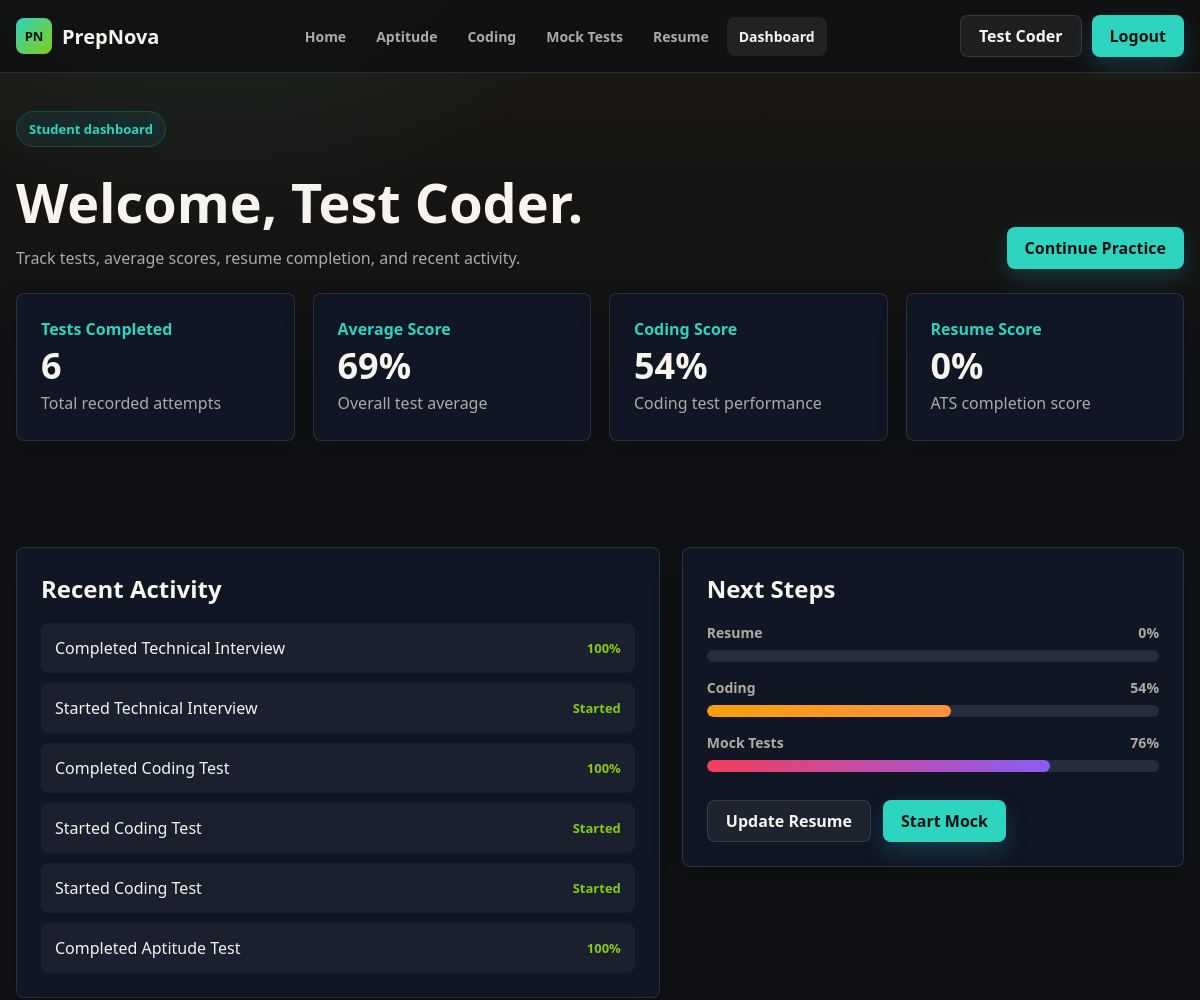
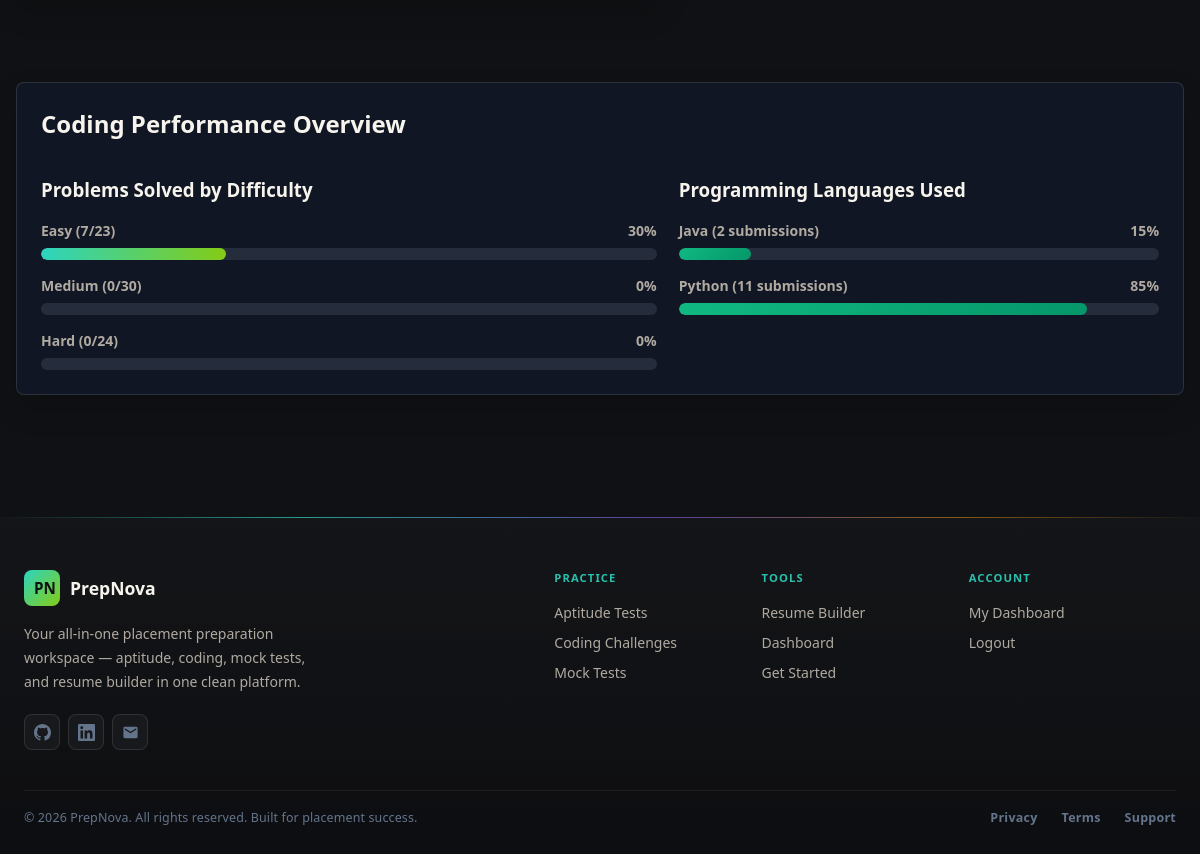
The app's page /dashboard/ (signed in) with its own data (2 pictures, top to bottom).
### myapp/models.py (models this page shows, shortened)
class Activity(models.Model):
    user = models.ForeignKey(settings.AUTH_USER_MODEL, on_delete=models.CASCADE)
    title = models.CharField(max_length=160)
    status = models.CharField(max_length=40, default='Completed')
    created_at = models.DateTimeField(auto_now_add=True)
    class Meta:
        ordering = ['-created_at']

### myapp/views.py (the view)
# urls.py: path('dashboard/', views.dashboard, name='dashboard'),
@login_required(login_url='login')
def dashboard(request):
    ensure_default_tests()
    attempts = TestAttempt.objects.filter(user=request.user)
    completed_attempts = attempts.filter(status=TestAttempt.COMPLETED)
    completed_tests = completed_attempts.count()
    average_score = completed_attempts.aggregate(score=Avg('score'))['score'] or 0
    coding_score = completed_attempts.filter(test__category=PrepTest.CODING).aggregate(score=Avg('score'))['score'] or 0
    mock_score = completed_attempts.filter(test__category=PrepTest.MOCK).aggregate(score=Avg('score'))['score'] or 0
    resume = Resume.objects.filter(user=request.user).first()
    activities = Activity.objects.filter(user=request.user)[:6]
    coding_stats = get_coding_stats(request.user)
    context = {
        'completed_tests': completed_tests,
        'average_score': round(average_score),
        'coding_score': round(coding_score),
        'mock_score': round(mock_score),
        'resume_score': resume.ats_score if resume else 0,
        'activities': activities,
        'coding_stats': coding_stats,
    }
    return render(request, 'dashboard.html', context)

### myapp/views.py (called while the page is built, shortened)
def ensure_default_tests():
    for test in DEFAULT_TESTS:
        PrepTest.objects.get_or_create(title=test['title'], category=test['category'], defaults=test)
    ensure_default_aptitude_questions()
    ensure_default_coding_questions()

def ensure_default_aptitude_questions():
    aptitude_tests = PrepTest.objects.filter(category__in=[PrepTest.APTITUDE, PrepTest.MOCK], is_active=True)
    for test in aptitude_tests:
        if test.title == 'Coding Test':
            continue
        if test.aptitude_questions.exists():
            continue

### myapp/template/dashboard.html (shortened to what this page needs)
{% extends "base.html" %}
{% block content %}
  <section class="dashboard-shell">
    <div class="dashboard-top">
      <div>
        <div class="eyebrow">Student dashboard</div>
        <h1>Welcome, {{ request.user.first_name|default:request.user.username }}.</h1>
        <p>Track tests, average scores, resume completion, and recent activity.</p>
      </div>
      <a class="btn btn-primary" href="{% url 'getstarted' %}">Continue Practice</a>
    </div>
    <div class="grid four">
      <div class="metric-card">
        <span>Tests Completed</span>
        <strong>{{ completed_tests }}</strong>
        <p>Total recorded attempts</p>
      </div>
      <div class="metric-card">
        <span>Average Score</span>
        <strong>{{ average_score }}%</strong>
        <p>Overall test average</p>
      </div>
      <div class="metric-card">
        <span>Coding Score</span>
        <strong>{{ coding_score }}%</strong>
        <p>Coding test performance</p>
      </div>
      <div class="metric-card">
        <span>Resume Score</span>
        <strong>{{ resume_score }}%</strong>
        <p>ATS completion score</p>
      </div>
    </div>
  </section>
  <section class="section-shell">
    <div class="split-layout">
      <div class="activity-panel">
        <h2 class="panel-title">Recent Activity</h2>
        <div class="activity-list">
          {% for activity in activities %}
            <div class="activity-item">
              <p>{{ activity.title }}</p>
              <span>{{ activity.status }}</span>
            </div>
          {% empty %}
            <div class="activity-item">
              <p>No activity yet. Start a test or save your resume.</p>
              <span>New</span>
            </div>
          {% endfor %}
        </div>
      </div>
      <aside class="panel">
        <h2 class="panel-title">Next Steps</h2>
        <div class="progress-list">
          <div class="progress-item">
            <div class="progress-meta"><span>Resume</span><span>{{ resume_score|default:0 }}%</span></div>
            <div class="progress-track"><div class="progress-fill" data-progress="{{ resume_score|default:0 }}"></div></div>
          </div>
          <div class="progress-item">
            <div class="progress-meta"><span>Coding</span><span>{{ coding_score|default:0 }}%</span></div>
            <div class="progress-track"><div class="progress-fill amber" data-progress="{{ coding_score|default:0 }}"></div></div>
          </div>
          <div class="progress-item">
            <div class="progress-meta"><span>Mock Tests</span><span>{{ mock_score|default:0 }}%</span></div>
            <div class="progress-track"><div class="progress-fill rose" data-progress="{{ mock_score|default:0 }}"></div></div>
          </div>
        </div>
        <div class="hero-actions">
          <a class="btn btn-ghost" href="{% url 'resume' %}">Update Resume</a>
          <a class="btn btn-primary" href="{% url 'mocktest' %}">Start Mock</a>
        </div>
      </aside>
    </div>
  </section>
  <section class="section-shell">
    <div class="panel">
      <h2 class="panel-title">Coding Performance Overview</h2>
      <div class="split-layout">
        <div>
          <h3>Problems Solved by Difficulty</h3>
          <div class="progress-list" style="margin-top: 1rem;">
            <div class="progress-item">
              <div class="progress-meta"><span>Easy ({{ coding_stats.easy_solved|default:0 }}/{{ coding_stats.easy_total|default:0 }})</span><span>{{ coding_stats.easy_percent|default:0 }}%</span></div>
              <div class="progress-track"><div class="progress-fill" data-progress="{{ coding_stats.easy_percent|default:0 }}"></div></div>
            </div>
            <div class="progress-item">
              <div class="progress-meta"><span>Medium ({{ coding_stats.medium_solved|default:0 }}/{{ coding_stats.medium_total|default:0 }})</span><span>{{ coding_stats.medium_percent|default:0 }}%</span></div>
              <div class="progress-track"><div class="progress-fill amber" data-progress="{{ coding_stats.medium_percent|default:0 }}"></div></div>
            </div>
            <div class="progress-item">
              <div class="progress-meta"><span>Hard ({{ coding_stats.hard_solved|default:0 }}/{{ coding_stats.hard_total|default:0 }})</span><span>{{ coding_stats.hard_percent|default:0 }}%</span></div>
              <div class="progress-track"><div class="progress-fill rose" data-progress="{{ coding_stats.hard_percent|default:0 }}"></div></div>
            </div>
          </div>
        </div>
        <div>
          <h3>Programming Languages Used</h3>
          {% if coding_stats.languages %}
            <div class="progress-list" style="margin-top: 1rem;">
              {% for lang in coding_stats.languages %}
                <div class="progress-item">
                  <div class="progress-meta"><span>{{ lang.name }} ({{ lang.count }} submissions)</span><span>{{ lang.percent }}%</span></div>
                  <div class="progress-track"><div class="progress-fill" style="width: {{ lang.percent }}%; background: linear-gradient(135deg, #10b981 0%, #059669 100%);"></div></div>
                </div>
              {% endfor %}
            </div>
          {% else %}
            <p style="margin-top: 1rem; color: var(--text-muted);">No coding questions solved yet. Start practicing to see language breakdown!</p>
          {% endif %}
        </div>
      </div>
    </div>
  </section>
{% endblock %}

### myapp/template/base.html (shortened to what this page needs)
{% load static %}
<!DOCTYPE html>
<html lang="en">
<head>
  <link rel="stylesheet" href="{% static 'index.css' %}?v=4">
</head>
<body class="{% block body_class %}{% endblock %}">
  <header class="site-header">
    <nav class="nav-shell" aria-label="Primary navigation">
      <a class="brand" href="{% url 'first' %}" aria-label="PrepNova home">
        <span class="brand-mark">PN</span>
        <span>PrepNova</span>
      </a>
      <div class="nav-links" id="primaryNav">
        <a href="{% url 'first' %}" class="{% if request.resolver_match.url_name == 'first' %}is-active{% endif %}">Home</a>
        <a href="{% url 'aptitude' %}" class="{% if request.resolver_match.url_name == 'aptitude' %}is-active{% endif %}">Aptitude</a>
        <a href="{% url 'coding' %}" class="{% if request.resolver_match.url_name == 'coding' %}is-active{% endif %}">Coding</a>
        <a href="{% url 'mocktest' %}" class="{% if request.resolver_match.url_name == 'mocktest' %}is-active{% endif %}">Mock Tests</a>
        <a href="{% url 'resume' %}" class="{% if request.resolver_match.url_name == 'resume' %}is-active{% endif %}">Resume</a>
        <a href="{% url 'dashboard' %}" class="{% if request.resolver_match.url_name == 'dashboard' %}is-active{% endif %}">Dashboard</a>
      </div>
      <div class="nav-actions">
        {% if request.user.is_authenticated %}
          <a class="btn btn-ghost" href="{% url 'dashboard' %}">{{ request.user.first_name|default:request.user.username|truncatechars:16 }}</a>
          <a class="btn btn-primary" href="{% url 'logout' %}">Logout</a>
        {% endif %}
      </div>
    </nav>
  </header>
  <main>
    {% block content %}{% endblock %}
  </main>
  <footer class="site-footer">
    <div class="footer-accent-bar"></div>
    <div class="footer-inner">
      <div class="footer-brand-col">
        <a class="footer-brand-link" href="{% url 'first' %}">
          <span class="brand-mark" style="font-size:0.95rem;padding:6px 10px;">PN</span>
          <span style="font-size:1.1rem;font-weight:800;color:var(--text);">PrepNova</span>
        </a>
        <p class="footer-tagline">Your all-in-one placement preparation workspace — aptitude, coding, mock tests, and resume builder in one clean platform.</p>
        <div class="footer-socials">
          <a href="https://github.com/crkoushik25-ctrl" target="_blank" rel="noopener noreferrer" aria-label="GitHub" class="footer-social-btn">
          </a>
          <a href="https://www.linkedin.com/in/koushikprabhu25" target="_blank" rel="noopener noreferrer" aria-label="LinkedIn" class="footer-social-btn">
          </a>
          <a href="mailto:crkoushik25@gmail.com" aria-label="Email" class="footer-social-btn">
            <svg xmlns="http://www.w3.org/2000/svg" width="17" height="17" viewBox="0 0 24 24" fill="currentColor"><path d="M20 4H4c-1.1 0-1.99.9-1.99 2L2 18c0 1.1.9 2 2 2h16c1.1 0 2-.9 2-2V6c0-1.1-.9-2-2-2zm0 4l-8 5-8-5V6l8 5 8-5v2z"/></svg>
          </a>
        </div>
      </div>
      <div class="footer-nav-cols">
        <div class="footer-nav-col">
          <p class="footer-col-heading">Practice</p>
          <ul>
            <li><a href="{% url 'aptitude' %}">Aptitude Tests</a></li>
            <li><a href="{% url 'coding' %}">Coding Challenges</a></li>
            <li><a href="{% url 'mocktest' %}">Mock Tests</a></li>
          </ul>
        </div>
        <div class="footer-nav-col">
          <p class="footer-col-heading">Tools</p>
          <ul>
            <li><a href="{% url 'resume' %}">Resume Builder</a></li>
            <li><a href="{% url 'dashboard' %}">Dashboard</a></li>
            <li><a href="{% url 'getstarted' %}">Get Started</a></li>
          </ul>
        </div>
        <div class="footer-nav-col">
          <p class="footer-col-heading">Account</p>
          <ul>
            {% if request.user.is_authenticated %}
              <li><a href="{% url 'dashboard' %}">My Dashboard</a></li>
              <li><a href="{% url 'logout' %}">Logout</a></li>
            {% else %}
              <li><a href="{% url 'login' %}">Login</a></li>
              <li><a href="{% url 'login' %}">Register</a></li>
            {% endif %}
          </ul>
        </div>
      </div>
    </div>
    <div class="footer-bottom">
      <p class="copyright">&copy; 2026 PrepNova. All rights reserved. Built for placement success.</p>
      <div class="footer-bottom-links">
        <a href="#">Privacy</a>
        <a href="#">Terms</a>
        <a href="#">Support</a>
      </div>
    </div>
  </footer>
</body>
</html>

### records on screen
Activity: title "Completed Technical Interview", status "100%"
Activity: title "Started Technical Interview", status "Started"
Activity: title "Completed Coding Test", status "100%"
Activity: title "Started Coding Test", status "Started"
Activity: title "Started Coding Test", status "Started"
Activity: title "Completed Aptitude Test", status "100%"

### other values on screen
{{ request.user.first_name|default:request.user.username|truncatechars:16 }} "Test Coder"
{{ request.user.first_name|default:request.user.username }} "Test Coder"
{{ completed_tests }} "6"
{{ average_score }} "69"
{{ coding_score }} "54"
{{ resume_score }} "0"
{{ resume_score|default:0 }} "0"
{{ coding_score|default:0 }} "54"
{{ mock_score|default:0 }} "76"
{{ coding_stats.easy_solved|default:0 }} "7"
{{ coding_stats.easy_total|default:0 }} "23"
{{ coding_stats.easy_percent|default:0 }} "30"
{{ coding_stats.medium_solved|default:0 }} "0"
{{ coding_stats.medium_total|default:0 }} "30"
{{ coding_stats.medium_percent|default:0 }} "0"
